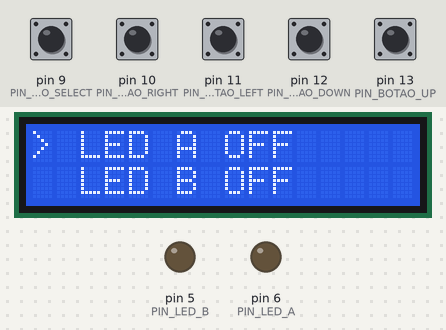
The sketch below on a simulated Arduino Uno, built with avr-gcc and run on an emulated ATmega328P. Shown: 16×2 character LCD, output pins drawn as LEDs (lit = HIGH). The test bench sets the inputs (shaded band); at power-on: pin 9 (PIN_BOTAO_SELECT), pin 10 (PIN_BOTAO_RIGHT), pin 11 (PIN_BOTAO_LEFT), pin 12 (PIN_BOTAO_DOWN), pin 13 (PIN_BOTAO_UP) HIGH.

Above: at 1.2 s.
1.3 s: pin 9 (PIN_BOTAO_SELECT) pulled LOW for 0.15 s
At 1.9 s:
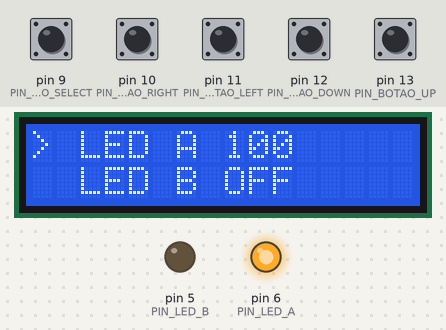
2.9 s: pin 12 (PIN_BOTAO_DOWN) pulled LOW for 0.15 s
At 4.1 s:
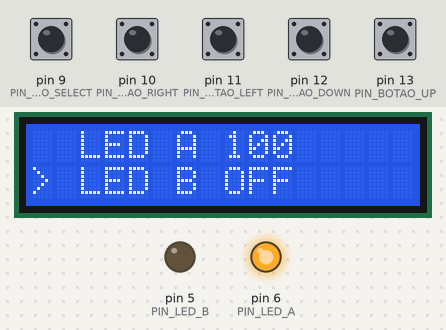
4.5 s: pin 9 (PIN_BOTAO_SELECT) pulled LOW for 1 s
At 5.6 s:
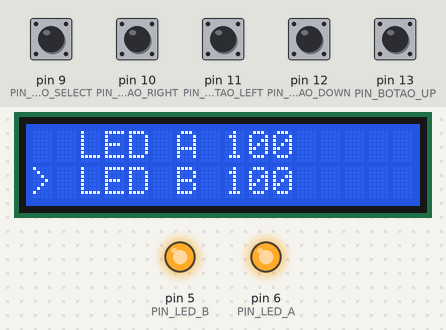
7.0 s: pin 13 (PIN_BOTAO_UP) pulled LOW for 0.15 s
At 7.5 s:
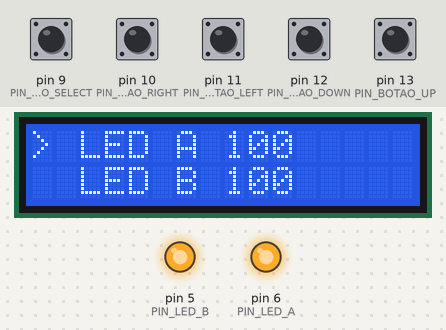
8.6 s: pin 9 (PIN_BOTAO_SELECT) pulled LOW for 0.15 s
At 9.8 s:
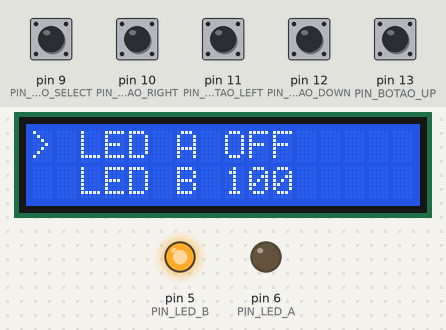
10.2 s: pin 12 (PIN_BOTAO_DOWN) pulled LOW for 1 s
At 11.1 s:
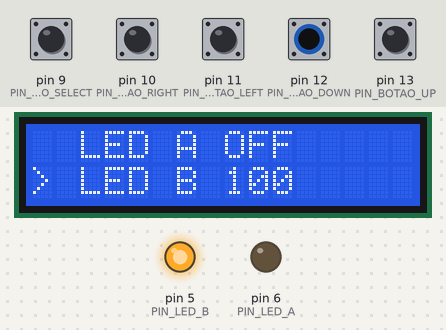
Timing chart, 0 to 13.2 s (numbered marks = the images above; inputs shaded):
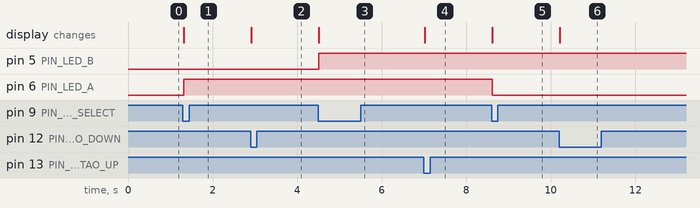

The sketch:

IHM.ino
```cpp
/*
Autor: Daniel Barbosa
Programa: Interface Homem Máquina
Descrição: Este código implementa um sistema
de controle de iluminação com menu interativo
em um display LCD via I2C.
Ele permite selecionar entre dois LEDs, ligar/desligar cada um e
ajustar seus níveis de intensidade (PWM) usando cinco botões
de navegação.
Data: 29/04/2026
Versão: 2.0
*/

// BIBLIOTECAS
#include <Arduino.h>
#include <LiquidCrystal_I2C.h>

// CONSTANTES
const char PIN_BOTAO_UP = 13;
const char PIN_BOTAO_DOWN = 12;
const char PIN_BOTAO_LEFT = 11;
const char PIN_BOTAO_RIGHT = 10;
const char PIN_BOTAO_SELECT = 9;
const char PIN_LED_A = 6;
const char PIN_LED_B = 5;

// VARIÁVEIS GLOBAIS
bool posicaoSeletor = 0;
bool estadoLedA = 0;
bool estadoLedB = 0;
int intensidadeLedA = 10;
int intensidadeLedB = 10;


// PROTÓTIPOS DAS FUNÇÕES
void verificarBotaoUP();
void verificarBotaoDOWN();
void verificarBotaoLEFT();
void verificarBotaoRIGHT();
void verificarBotaoSELECT();
void atualizarDisplay();
void configurarLed();
bool detectarCliques(bool, bool);

// OBJETOS
LiquidCrystal_I2C lcd (0x20, 16, 2);

void setup()
{
  Serial.begin(9600);
  pinMode(PIN_BOTAO_UP,INPUT_PULLUP);
  pinMode(PIN_BOTAO_DOWN,INPUT_PULLUP);
  pinMode(PIN_BOTAO_LEFT,INPUT_PULLUP);
  pinMode(PIN_BOTAO_RIGHT,INPUT_PULLUP);
  pinMode(PIN_BOTAO_SELECT,INPUT_PULLUP);

  pinMode(PIN_LED_A, OUTPUT);
  pinMode(PIN_LED_B, OUTPUT);

  lcd.init();
  lcd.backlight();
  lcd.print("> LED A OFF");
  lcd.setCursor(2, 1);
  lcd.print("LED B OFF");
}

void loop()
{
  verificarBotaoUP();
  verificarBotaoDOWN();
  verificarBotaoLEFT();
  verificarBotaoRIGHT();
  verificarBotaoSELECT();
}

bool detectarCliques(bool estadoAtualPinBotao, bool estadoAnteriorPinBotao)
{
  if(!estadoAtualPinBotao && estadoAnteriorPinBotao) return true;
  else return false;
}

// BOTAO UP
void verificarBotaoUP()
{
  bool estadoAtualBotaoUP = digitalRead(PIN_BOTAO_UP);
  static bool estadoAnteriorBotaoUP = 1;

  if(detectarCliques(estadoAtualBotaoUP, estadoAnteriorBotaoUP))
  {
    posicaoSeletor = 0;
    atualizarDisplay();
  }
  estadoAnteriorBotaoUP = estadoAtualBotaoUP;
}

//BOTAO DOWN
void verificarBotaoDOWN()
{
  bool estadoAtualBotaoDOWN = digitalRead(PIN_BOTAO_DOWN);
  static bool estadoAnteriorBotaoDOWN = 1;

  if(detectarCliques(estadoAtualBotaoDOWN, estadoAnteriorBotaoDOWN))
  {
    posicaoSeletor = 1;
    atualizarDisplay();
  }
  estadoAnteriorBotaoDOWN = estadoAtualBotaoDOWN;
}

//BOTÃO LEFT
void verificarBotaoLEFT()
{
  bool estadoAtualBotaoLEFT = digitalRead(PIN_BOTAO_LEFT);
  static bool estadoAnteriorBotaoLEFT = 1;

  if(detectarCliques(estadoAtualBotaoLEFT, estadoAnteriorBotaoLEFT))
  {
    if(!posicaoSeletor)
    {
      if(estadoLedA)
      {
        intensidadeLedA--;
        if(intensidadeLedA < 0) intensidadeLedA = 0;
      }
    }
    else
    {
      if(estadoLedB)
      {
        intensidadeLedB--;
        if(intensidadeLedB < 0) intensidadeLedB = 0;
      }
    }
    atualizarDisplay();
    configurarLed();
  }
  estadoAnteriorBotaoLEFT = estadoAtualBotaoLEFT;
}

//BOTÃO RIGHT
void verificarBotaoRIGHT()
{
  bool estadoAtualBotaoRIGHT = digitalRead(PIN_BOTAO_RIGHT);
  static bool estadoAnteriorBotaoRIGHT = 1;

  if(detectarCliques(estadoAtualBotaoRIGHT, estadoAnteriorBotaoRIGHT))
  {
    if(!posicaoSeletor)
    {
      if(estadoLedA)
      {
        intensidadeLedA++;
        if(intensidadeLedA > 10) intensidadeLedA = 10;
      }
    }
    else
    {
      if(estadoLedB)
      {
        intensidadeLedB++;
        if(intensidadeLedB > 10) intensidadeLedB = 10;
      }
    }
    atualizarDisplay();
    configurarLed();
  }
  estadoAnteriorBotaoRIGHT = estadoAtualBotaoRIGHT;
}

// BOTAO SELECT
void verificarBotaoSELECT()
{
  bool estadoAtualBotaoSELECT = digitalRead(PIN_BOTAO_SELECT);
  static bool estadoAnteriorBotaoSELECT = 1;

  if(detectarCliques(estadoAtualBotaoSELECT, estadoAnteriorBotaoSELECT))
  {
    if(!posicaoSeletor)
    {
      intensidadeLedA = 10;
	  estadoLedA = !estadoLedA;
    }
    else
    {
      intensidadeLedB = 10;
      estadoLedB = !estadoLedB;
    }
    atualizarDisplay();
    configurarLed();
  }
  estadoAnteriorBotaoSELECT = estadoAtualBotaoSELECT;
}

//DISPLAY
void atualizarDisplay()
{
  lcd.setCursor(0, 0);
  lcd.print(posicaoSeletor ? " " : ">");

  lcd.setCursor(0,1);
  lcd.print(posicaoSeletor ? ">" : " ");

  lcd.setCursor(8, 0);
  if(estadoLedA)
  {
    lcd.print(intensidadeLedA * 10);
    lcd.print("  ");
  }
  else
    lcd.print("OFF");

  	lcd.setCursor(8, 1);
  	if(estadoLedB)
  	{
      lcd.print(intensidadeLedB * 10);
      lcd.print("  ");
  	}
  	else
  	lcd.print("OFF");
}

// LED'S
void configurarLed()
{
  if(estadoLedA) analogWrite(PIN_LED_A, intensidadeLedA * 255 / 10);
  else digitalWrite(PIN_LED_A, LOW);

  if(estadoLedB) analogWrite(PIN_LED_B, intensidadeLedB * 255 / 10);
  else digitalWrite(PIN_LED_B, LOW);
}
```

Measured:
- after the input at 1.3 s, pin 6 (PIN_LED_A): LOW → HIGH at once; the display: changes at once (image 1)
- after the input at 2.9 s, the display: changes at once (image 2)
- after the input at 4.5 s, pin 5 (PIN_LED_B): LOW → HIGH at once; the display: changes at once (image 3)
- after the input at 7.0 s, the display: changes at once (image 4)
- after the input at 8.6 s, pin 6 (PIN_LED_A): HIGH → LOW at once; the display: changes at once (image 5)
- after the input at 10.2 s, the display: changes at once (image 6)
